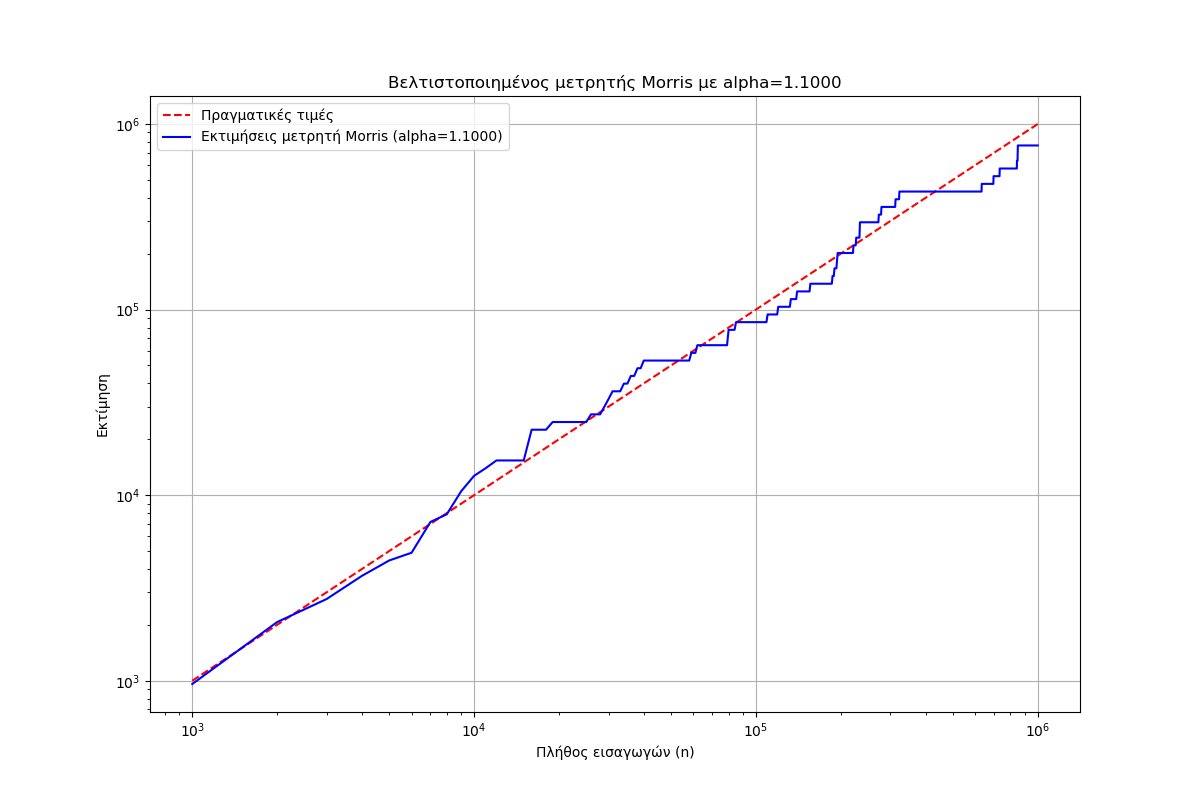

This figure's Python source:
# ONOMA: Ανδρεόπουλος Ευστάθιος 	ΑΜ: 4630    EMAIL: [email redacted]
# ONOMA: Ορφανίδης Παύλος 			ΑΜ: 4134    EMAIL: [email redacted]

import numpy as np                        # Για αριθμητικούς υπολογισμούς (δεν χρησιμοποιείται πολύ εδώ)
import matplotlib.pyplot as plt           # Για δημιουργία γραφημάτων
import random                             # Για παραγωγή τυχαίων αριθμών (για την εισαγωγή στον μετρητή)
import math                               # Για μαθηματικές συναρτήσεις όπως log2 και ceil

# Ορισμός της κλάσης για τον βελτιστοποιημένο μετρητή Morris
class OptimizedMorrisCounter:
    """
    Κλάση που υλοποιεί έναν βελτιωμένο Morris counter με ρυθμιζόμενο alpha.
    """

    def __init__(self, alpha, bits=8):
        """
        Αρχικοποίηση μεταβλητών για τον μετρητή.

        alpha: η βάση του εκθετικού βήματος (σχετίζεται με την πιθανότητα αύξησης).
        bits: το πλήθος των bits που περιορίζουν τη μέγιστη τιμή του μετρητή.
        """
        self.alpha = alpha                        # Ρυθμιζόμενο alpha για ακρίβεια/εύρος
        self.C = 0                                # Αρχική εσωτερική τιμή του μετρητή
        self.max_C = 2 ** bits - 1                # Ανώτατο όριο για C βάσει των διαθέσιμων bits

    def insert(self):
        """
        Εισάγει ένα στοιχείο στον μετρητή με πιθανότητα 1 / alpha^C.
        """
        if self.C < self.max_C and random.random() < 1 / pow(self.alpha, self.C):
            self.C += 1                           # Αυξάνουμε C μόνο με την κατάλληλη πιθανότητα

    def query(self):
        """
        Υπολογίζει την εκτίμηση πλήθους με βάση την εσωτερική τιμή C.

        Επιστρέφει:
            float: η εκτιμώμενη τιμή του πλήθους των εισαγωγών.
        """
        return (pow(self.alpha, self.C) - 1) / (self.alpha - 1)  # Τύπος εκτίμησης του Morris counter

# Συνάρτηση που βρίσκει το κατάλληλο alpha ώστε ο μετρητής να καλύπτει έως max_n με τα δεδομένα bits
def find_optimal_alpha(bits, max_n):
    max_C = 2 ** bits - 1                      # Μέγιστη τιμή που μπορεί να πάρει το C
    alpha = 1.1                                # Ξεκινάμε από μικρή τιμή του alpha
    step = 0.01                                # Βήμα αύξησης του alpha για δοκιμές

    while alpha <= 2:
        max_count = (pow(alpha, max_C) - 1) / (alpha - 1)  # Υπολογισμός μέγιστης εκτίμησης για το τρέχον alpha
        if max_count >= max_n:
            return alpha                       # Επιστρέφουμε το alpha που καλύπτει την απαίτηση
        alpha += step

    return 2                                   # Επιστρέφουμε 2 αν δεν βρεθεί καταλληλότερο alpha

# Προσομοίωση της λειτουργίας του μετρητή Morris
def simulate_morris_counter(alpha, max_n, runs=1):
    counter = OptimizedMorrisCounter(alpha)    # Δημιουργία του μετρητή με το δοσμένο alpha
    real_counts = []                           # Πραγματικός αριθμός στοιχείων
    estimated_counts = []                      # Εκτιμήσεις του μετρητή

    for i in range(1, max_n + 1):
        counter.insert()                       # Εισαγωγή στοιχείου
        if i % (max_n // 1000) == 0 or i == max_n:
            real_counts.append(i)              # Καταγραφή πραγματικής τιμής
            estimated_counts.append(counter.query())  # Καταγραφή εκτίμησης

    return real_counts, estimated_counts

# Ορισμός παραμέτρων
bits = 8                                       # Bits που χρησιμοποιούνται για τον μετρητή
max_n = 1_000_000                              # Μέγιστος αριθμός εισαγωγών

# Εύρεση του βέλτιστου alpha για τα συγκεκριμένα bits ώστε να καλύψει το εύρος μέχρι το max_n
optimal_alpha = find_optimal_alpha(bits, max_n)
print(f"Βέλτιστο alpha για {bits} bits και μέγιστο count {max_n}: {optimal_alpha:.4f}")

# Υπολογισμός των ελάχιστων bits που θα απαιτούνταν για standard Morris με alpha = 2
bits_needed = math.ceil(math.log2(math.log2(max_n + 1) + 1))
print(f"Ελάχιστα bits που χρειαζόμαστε για standard Morris counter (με α=2): {bits_needed}")

# Εκτέλεση της προσομοίωσης με το optimal alpha
real_counts, estimated_counts = simulate_morris_counter(optimal_alpha, max_n)

# Δημιουργία γραφήματος αποτελεσμάτων
plt.figure(figsize=(12, 8))                                              # Μέγεθος γραφήματος
plt.plot(real_counts, real_counts, 'r--', label='Πραγματικές τιμές')    # Γραμμή αναφοράς
plt.plot(real_counts, estimated_counts, 'b-', label=f'Εκτιμήσεις μετρητή Morris (alpha={optimal_alpha:.4f})')  # Εκτιμήσεις
plt.xscale('log')                                                        # Λογαριθμική κλίμακα στον x-άξονα
plt.yscale('log')                                                        # Λογαριθμική κλίμακα στον y-άξονα
plt.xlabel('Πλήθος εισαγωγών (n)')
plt.ylabel('Εκτίμηση')
plt.title(f'Βελτιστοποιημένος μετρητής Morris με alpha={optimal_alpha:.4f}')
plt.legend()
plt.grid(True)
plt.savefig('optimized_morris_counter.png')                              # Αποθήκευση του γραφήματος
plt.show()

# Υπολογισμός του μέσου σχετικού σφάλματος για τον optimized μετρητή
rel_errors = [abs(est - real) / real for real, est in zip(real_counts, estimated_counts)]
avg_rel_error = sum(rel_errors) / len(rel_errors)
print(f"Μέσο σχετικό σφάλμα: {avg_rel_error:.4f}")

# Σύγκριση με τον κλασικό μετρητή Morris (alpha = 2)
standard_counter = OptimizedMorrisCounter(2.0)
standard_real_counts = []
standard_estimated_counts = []

for i in range(1, max_n + 1):
    standard_counter.insert()
    if i % (max_n // 1000) == 0 or i == max_n:
        standard_real_counts.append(i)
        standard_estimated_counts.append(standard_counter.query())

# Υπολογισμός σχετικού σφάλματος για τον τυπικό Morris counter
standard_rel_errors = [abs(est - real) / real for real, est in zip(standard_real_counts, standard_estimated_counts)]
standard_avg_rel_error = sum(standard_rel_errors) / len(standard_rel_errors)
print(f"Μέσο σχετικό σφάλμα με τυπικό μετρητή Morris (alpha=2): {standard_avg_rel_error:.4f}")
